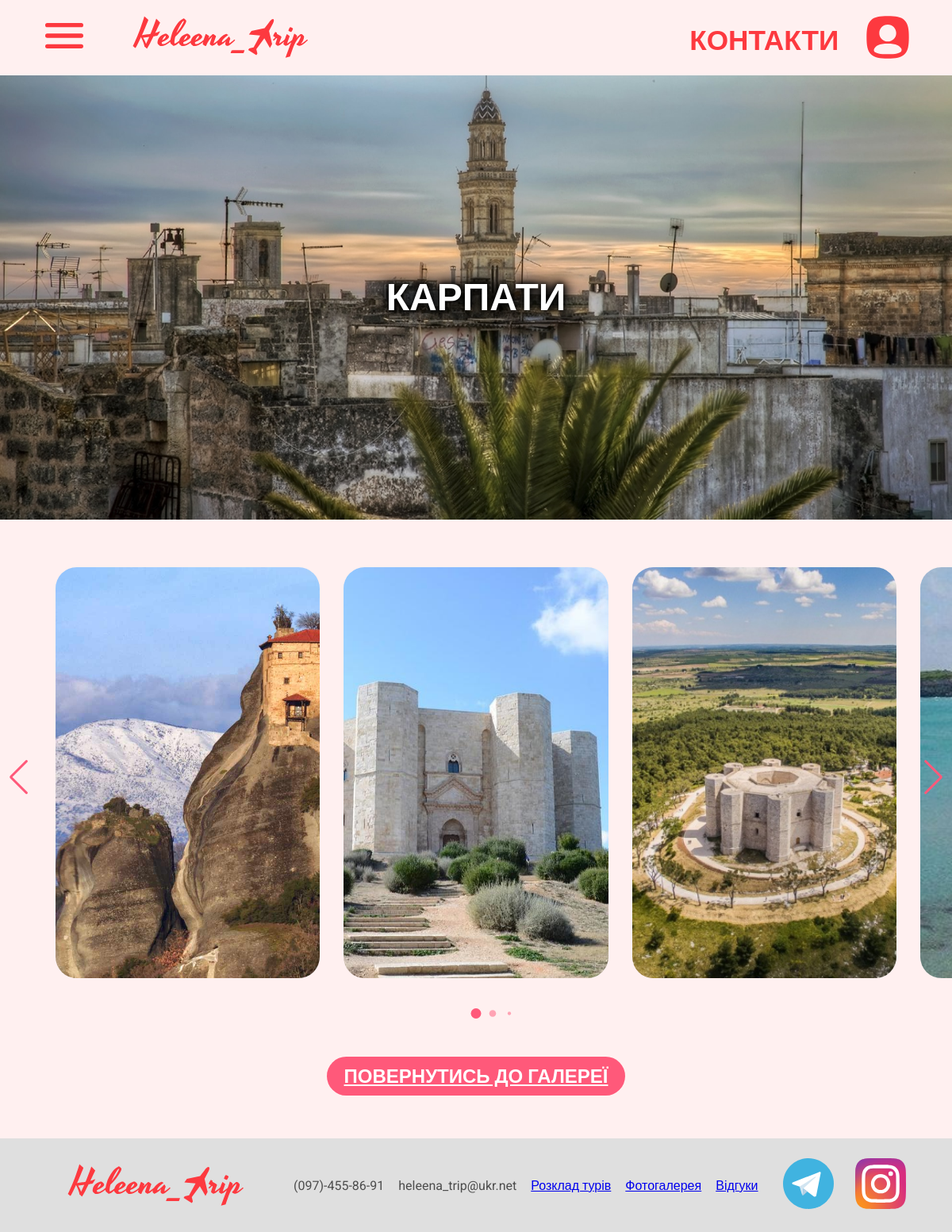
/tour_galery/1/, run on the app's committed database.
### trip/models.py (models this page shows, shortened)
class Tour(models.Model):
    title = models.CharField(null=True, max_length=50, verbose_name="Коротка назва")
    title1 = models.CharField(null=True, max_length=50, verbose_name="Назва 1 строка")
    dateStart = models.DateField(null=True, verbose_name="Дата початку туру")
    dateEnd = models.DateField(null=True, blank=True, verbose_name="Дата закінчення туру")
    seats = models.DecimalField(null=True, default=0, max_digits=9, decimal_places=0, verbose_name="Кількість місць")
    description = models.TextField(max_length=1000, verbose_name="Опис для 2 секції")
    faq = models.ForeignKey('Faq', on_delete=models.PROTECT, null=True, blank=True, verbose_name="Часті питання")
    descriptionPdf = models.FileField(null=True, blank=True, upload_to="pdfs/", verbose_name="Опис у форматі PDF")
    currency = models.ForeignKey('Currency', on_delete=models.PROTECT, null=True, blank=True, verbose_name="Валюта")
    priceAdult = models.CharField(null=True, blank=True, max_length=15, verbose_name="Ціна для дорослих")
    priceChild = models.CharField(null=True, blank=True, max_length=15, verbose_name="Ціна для дітей")
    pricePensioner = models.CharField(null=True, blank=True, max_length=15, verbose_name="Ціна для пільговиків")
    dateBeforeAdult = models.DateField(null=True, blank=True, verbose_name="Дата, до якої діє скидка дорослим")
    dateBeforeChild = models.DateField(null=True, blank=True, verbose_name="Дата, до якої діє скидка дітям")
    priceAdultBefore = models.CharField(null=True, blank=True, max_length=15, verbose_name="Ціна для дорослих зі скидкою")
    priceChildBefore = models.CharField(null=True, blank=True, max_length=15, verbose_name="Ціна для дітей зі скидкою")
    isActive = models.BooleanField(null=True, default=True, verbose_name="Діючий тур")
    isOutside = models.BooleanField(null=True,default=True, verbose_name="Закордонний тур")
    isOneDay = models.BooleanField(null=True,default=False, verbose_name="Поїздка вихідного дня")
    isPartner = models.BooleanField(null=True,default=False, verbose_name="Поїздка від партнерів")
    background1 = models.ImageField(null=True, upload_to="photos/", verbose_name="Фон банера")
    background2 = models.ImageField(null=True, upload_to="photos/", verbose_name="Фон вартості")
    background3 = models.ImageField(null=True, upload_to="photos/", verbose_name="Фон інших турів")
    class Meta:
        ordering = [
            Case(
                When(dateStart=None, then=Value(1)),
                When(dateStart__lt=date.today(), then=Value(2)),
                default=Value(0),
                output_field=models.IntegerField()
            ),
            'dateStart',
        ]

class ImageForGalery(models.Model):
    tour = models.ForeignKey('Tour', on_delete=models.CASCADE, null=True, verbose_name="Тур", related_name="galeryImages")
    image = models.ImageField(null=True, upload_to='photos/galery', verbose_name="Зображення дня")

### trip/views.py (the view)
# urls.py: path('tour_galery/<int:tour_id>/', tour_galery, name='tour_galery'),
def tour_galery(request, tour_id):
    tour = get_object_or_404(Tour, id=tour_id)
    pagetitle = 'Фотозвіт:' + str(tour.title) + " | галерея"
    return render(request, 'trip/tour_galery.html', {'tour': tour, 'pagetitle': pagetitle})

### trip/context_processors.py (called while the page is built)
def global_contacts(request):
    try:
        contacts = MyContacts.objects.first()
    except MyContacts.DoesNotExist:
        contacts = None
    return {'contacts': contacts}

### trip/templates/trip/tour_galery.html (shortened to what this page needs)
{% extends 'base.html' %}
{% load static %}
{% block main %}
<div class="banner" style="background: url({{ tour.background1.url }}) center / cover no-repeat;">
    <h1>
        {{ tour.title1 }}
    </h1>
</div>
<main>
        <div class="gallery">
            <div class="container swiper">
                <div class="card-wrapper">
                    <ul class="card-list swiper-wrapper">
                        {% for image in tour.galeryImages.all %}
                            <li class="card-item swiper-slide">
                                <div class="card-link">
                                    <img src="{{image.image.url}}" alt="{{tour.title1}}" class="card-image">
                                </div>
                            </li>
                        {% endfor %}
                    </ul>
                    <div class="swiper-pagination"></div>
                    <div class="swiper-slide-button swiper-button-prev"></div>
                    <div class="swiper-slide-button swiper-button-next"></div>
                </div>
            </div>
        </div>
        <div class="section-buttons">
            <a href="{% url "galery" %}" class="button1">ПОВЕРНУТИСЬ ДО ГАЛЕРЕЇ</a>
        </div>
</main>
{% endblock %}

### helentrip/static/css/style.css (style rules this page uses)
* { margin:0;padding:0;box-sizing:border-box;font-family:"Roboto", sans-serif }
body { color:#4d4d4d;margin:0;background-color:#fff0f0 }
.banner { width:100%;min-height:70vh;margin-bottom:30pt;padding:20pt 0;background-image:url(../img/banner.jpg);background-position:center;background-size:cover;display:flex;flex-direction:column;justify-content:center;align-items:center;flex-wrap:wrap;gap:15pt }
.banner h1,.banner h2,.banner h3,.banner div { color:#fff;text-shadow:0 0 5pt black, 0 0 10pt black, 0 0 15pt black, 0 0 20pt black }
.banner h1 { font-size:3rem }
@media (max-width: 1200px) { .banner h1 { font-size:3rem } }
.section-buttons { margin-bottom:10pt;display:flex;justify-content:center;align-items:center;flex-wrap:wrap;padding:0 3%;gap:1% }
@media (max-width: 1200px) { .section-buttons { padding:0 2%;gap:2% } }
.button1 { width:fit-content;margin-bottom:30pt;padding:8pt 16pt;border-radius:20pt;color:#fff;background:#ff597a;font-size:1.5rem;font-weight:600;cursor:pointer }
.gallery { display:flex;align-items:center;justify-content:center;align-items:stretch;background-color:#fff0f0;margin-bottom:30pt }
.card-wrapper { width:90%;margin:0 60px 35px;padding:20px 10px;color:#ffffff00 }
.card-list .card-item { list-style:none }
.card-list .card-item .card-link { display:block;padding:0pt;user-select:none;border-radius:20pt;text-decoration:none;cursor:pointer;transition:0.2s ease }
.card-list .card-link .card-image { width:100%;border-radius:20pt;aspect-ratio:9 / 14;object-fit:cover }
.card-wrapper .swiper-slide-button { color:#ff597a;margin-top:-35px }
body { -webkit-text-size-adjust:100%;-webkit-tap-highlight-color:transparent }

### data on the page
Tour: background1 (picture), title1 "КАРПАТИ"
ImageForGalery: image (picture)
ImageForGalery: image (picture)
ImageForGalery: image (picture)
ImageForGalery: image (picture)
